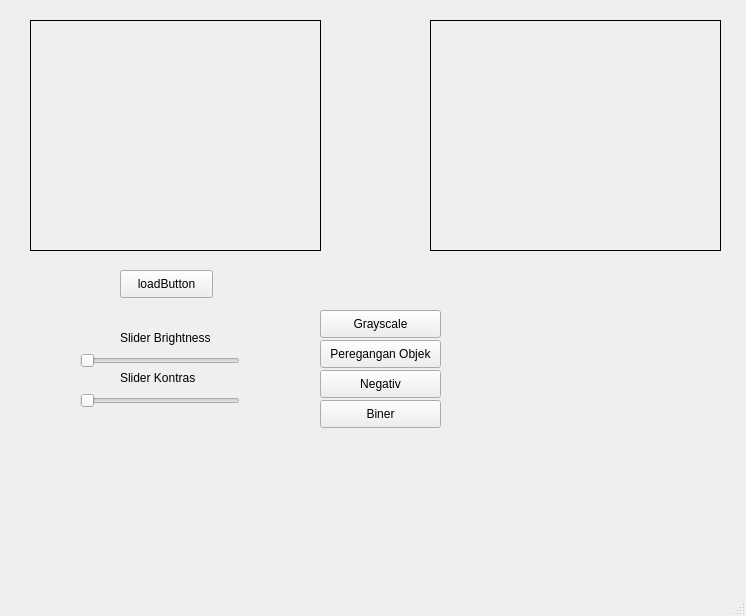
<?xml version="1.0" encoding="UTF-8"?>
<ui version="4.0">
 <class>MainWindow</class>
 <widget class="QMainWindow" name="MainWindow">
  <property name="geometry">
   <rect>
    <x>0</x>
    <y>0</y>
    <width>746</width>
    <height>616</height>
   </rect>
  </property>
  <property name="windowTitle">
   <string>MainWindow</string>
  </property>
  <widget class="QWidget" name="centralwidget">
   <widget class="QLabel" name="imgLabel">
    <property name="geometry">
     <rect>
      <x>30</x>
      <y>20</y>
      <width>291</width>
      <height>231</height>
     </rect>
    </property>
    <property name="frameShape">
     <enum>QFrame::Box</enum>
    </property>
    <property name="text">
     <string/>
    </property>
   </widget>
   <widget class="QLabel" name="hasilLabel">
    <property name="geometry">
     <rect>
      <x>430</x>
      <y>20</y>
      <width>291</width>
      <height>231</height>
     </rect>
    </property>
    <property name="frameShape">
     <enum>QFrame::Box</enum>
    </property>
    <property name="text">
     <string/>
    </property>
   </widget>
   <widget class="QPushButton" name="loadButton">
    <property name="geometry">
     <rect>
      <x>120</x>
      <y>270</y>
      <width>93</width>
      <height>28</height>
     </rect>
    </property>
    <property name="text">
     <string>loadButton</string>
    </property>
   </widget>
   <widget class="QPushButton" name="GrayButton">
    <property name="geometry">
     <rect>
      <x>320</x>
      <y>310</y>
      <width>121</width>
      <height>28</height>
     </rect>
    </property>
    <property name="text">
     <string>Grayscale</string>
    </property>
   </widget>
   <widget class="QSlider" name="SliderBrightness">
    <property name="geometry">
     <rect>
      <x>80</x>
      <y>350</y>
      <width>160</width>
      <height>22</height>
     </rect>
    </property>
    <property name="orientation">
     <enum>Qt::Horizontal</enum>
    </property>
   </widget>
   <widget class="QLabel" name="label">
    <property name="geometry">
     <rect>
      <x>120</x>
      <y>330</y>
      <width>101</width>
      <height>16</height>
     </rect>
    </property>
    <property name="text">
     <string>Slider Brightness</string>
    </property>
   </widget>
   <widget class="QSlider" name="SliderKontras">
    <property name="geometry">
     <rect>
      <x>80</x>
      <y>390</y>
      <width>160</width>
      <height>22</height>
     </rect>
    </property>
    <property name="orientation">
     <enum>Qt::Horizontal</enum>
    </property>
   </widget>
   <widget class="QLabel" name="label_2">
    <property name="geometry">
     <rect>
      <x>120</x>
      <y>370</y>
      <width>101</width>
      <height>16</height>
     </rect>
    </property>
    <property name="text">
     <string>Slider Kontras</string>
    </property>
   </widget>
   <widget class="QPushButton" name="PereganganObjek">
    <property name="geometry">
     <rect>
      <x>320</x>
      <y>340</y>
      <width>121</width>
      <height>28</height>
     </rect>
    </property>
    <property name="text">
     <string>Peregangan Objek</string>
    </property>
   </widget>
   <widget class="QPushButton" name="Negativ">
    <property name="geometry">
     <rect>
      <x>320</x>
      <y>370</y>
      <width>121</width>
      <height>28</height>
     </rect>
    </property>
    <property name="text">
     <string>Negativ</string>
    </property>
   </widget>
   <widget class="QPushButton" name="Biner">
    <property name="geometry">
     <rect>
      <x>320</x>
      <y>400</y>
      <width>121</width>
      <height>28</height>
     </rect>
    </property>
    <property name="text">
     <string>Biner</string>
    </property>
   </widget>
  </widget>
  <widget class="QMenuBar" name="menubar">
   <property name="geometry">
    <rect>
     <x>0</x>
     <y>0</y>
     <width>746</width>
     <height>26</height>
    </rect>
   </property>
  </widget>
  <widget class="QStatusBar" name="statusbar"/>
 </widget>
 <resources/>
 <connections/>
</ui>
